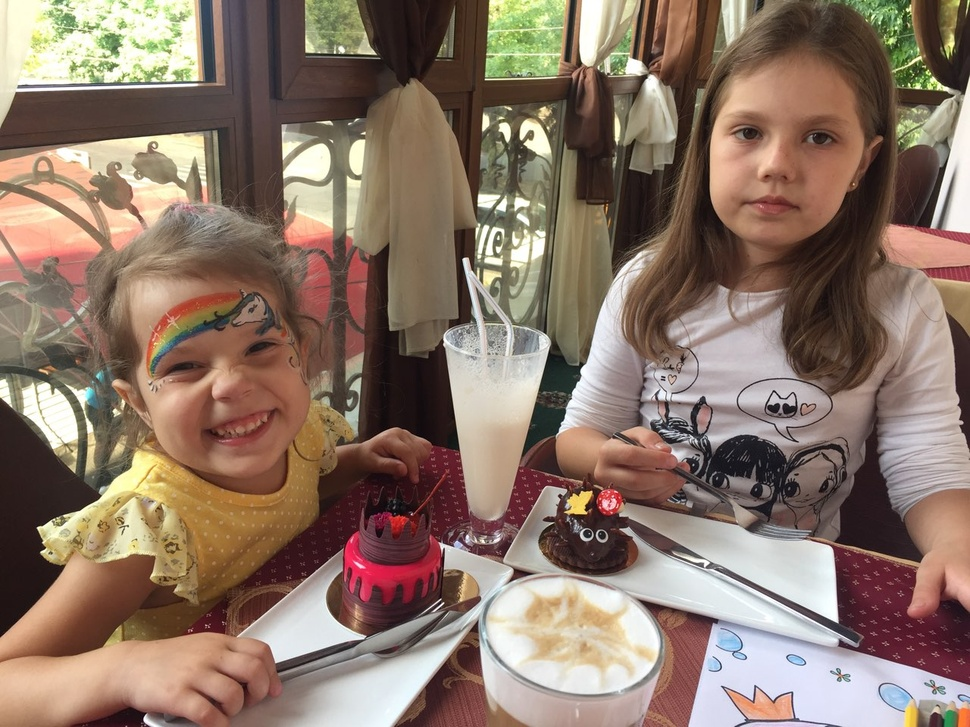
#> input picture input.jpg, 970 x 727 px, shrunk from 1280 x 960 before the run
$ python program.py
#> lines starting #> are read from the running program, lines starting #| are printed output that depends on the picture
# Работа с изображениями в Python.
# Коды фильтров: 0 - оттенки серого, 1 - сепия, 2 - негатив, 3 - шум, 4 - яркость, 5 - черно-белое.
# В результате работы на диске будет сохранен файл output.jpg.
# На вход подается файл input.jpg.

import random
from PIL import Image, ImageDraw
# вводим режим обработки изображения (фильтр)
mode = int(input('mode[shades of gray=0, sepia=1, negative=2, noise=3, brightness=4, black and white=5]: '))
#> the answer given: 1
# открываем изображение
image = Image.open("input.jpg")
#> image is the input picture: PIL image 970x727 RGB; mean R, G, B 139, 117.7, 103.5
# получаем объект для рисования
draw = ImageDraw.Draw(image)
# ширина картинки
width = image.size[0]
#> width = 970
# высота картинки
height = image.size[1]
#> height = 727
# загружаем массив пикселей
pix = image.load()
if mode == 0:
    for i in range(width):
        for j in range(height):
            a = pix[i, j][0]
            b = pix[i, j][1]
            c = pix[i, j][2]
            S = (a + b + c) // 3  # целочисленное деление
            draw.point((i, j), (S, S, S))
if mode == 1:
    depth = int(input('depth: '))
#> the answer given: 3
    for i in range(width):
        for j in range(height):
            a = pix[i, j][0]
            b = pix[i, j][1]
            c = pix[i, j][2]
            S = (a + b + c) // 3
            a = S + depth * 2
            b = S + depth
            c = S
            if a > 255:
                a = 255
            if b > 255:
                b = 255
            if c > 255:
                c = 255
            draw.point((i, j), (a, b, c))
if mode == 2:
    for i in range(width):
        for j in range(height):
            a = pix[i, j][0]
            b = pix[i, j][1]
            c = pix[i, j][2]
            draw.point((i, j), (255 - a, 255 - b, 255 - c))
if mode == 3:
    factor = int(input('factor: '))
    for i in range(width):
        for j in range(height):
            rand = random.randint(-factor, factor)
            a = pix[i, j][0] + rand
            b = pix[i, j][1] + rand
            c = pix[i, j][2] + rand
            if a < 0:
                a = 0
            if b < 0:
                b = 0
            if c < 0:
                c = 0
            if a > 255:
                a = 255
            if b > 255:
                b = 255
            if c > 255:
                c = 255
            draw.point((i, j), (a, b, c))
if mode == 4:
    factor = int(input('factor: '))
    for i in range(width):
        for j in range(height):
            a = pix[i, j][0] + factor
            b = pix[i, j][1] + factor
            c = pix[i, j][2] + factor
            if a < 0:
                a = 0
            if b < 0:
                b = 0
            if c < 0:
                c = 0
            if a > 255:
                a = 255
            if b > 255:
                b = 255
            if c > 255:
                c = 255
            draw.point((i, j), (a, b, c))
if mode == 5:
    factor = int(input('factor: '))
    for i in range(width):
        for j in range(height):
            a = pix[i, j][0]
            b = pix[i, j][1]
            c = pix[i, j][2]
            S = a + b + c
            if S > (((255 + factor) // 2) * 3):
                a, b, c = 255, 255, 255
            else:
                a, b, c = 0, 0, 0
            draw.point((i, j), (a, b, c))
# сохраняем результирующее изображение
image.save("output.jpg", "JPEG")
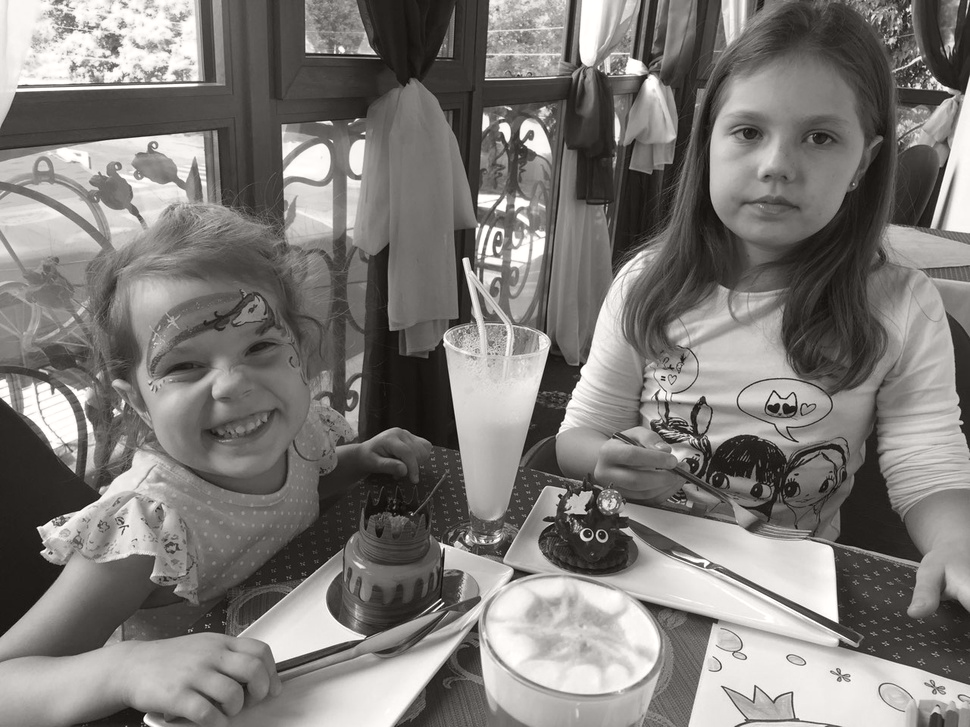
#> saved as output.jpg: PIL image 970x727 RGB; mean R, G, B 125.7, 122.7, 119.7
del draw
